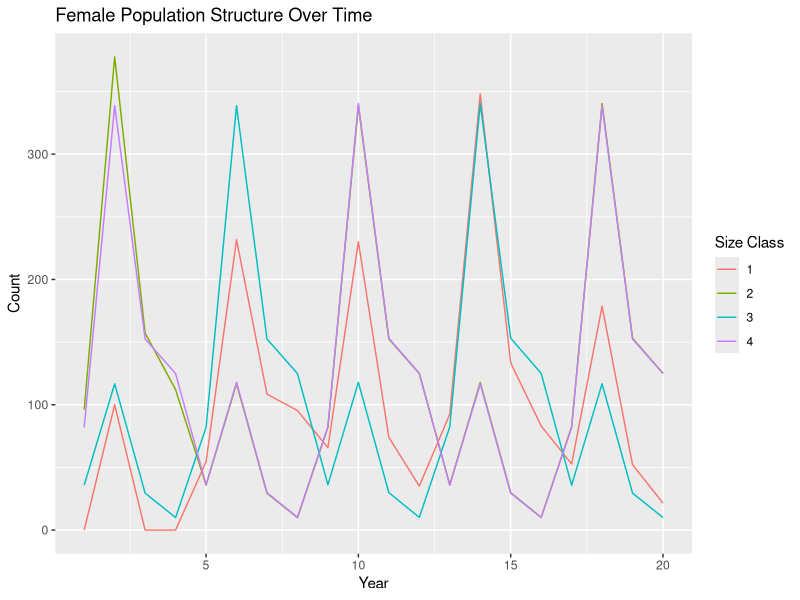
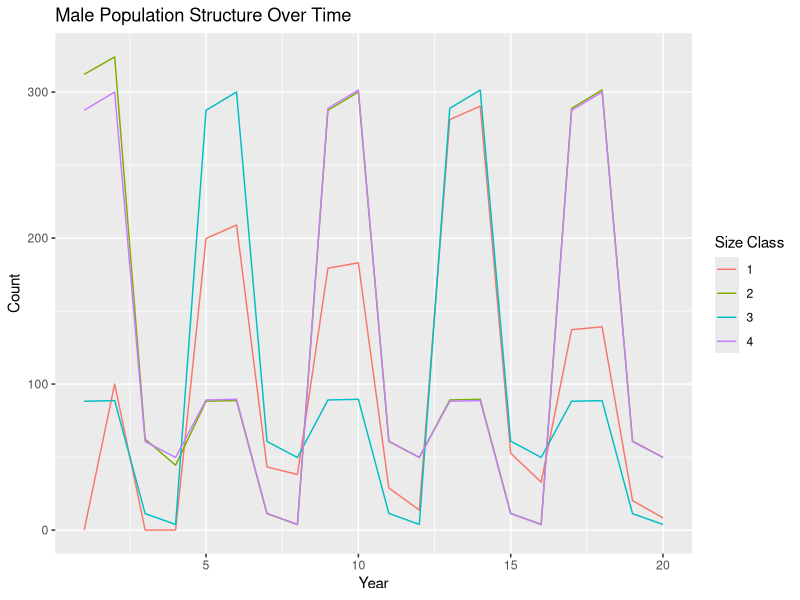
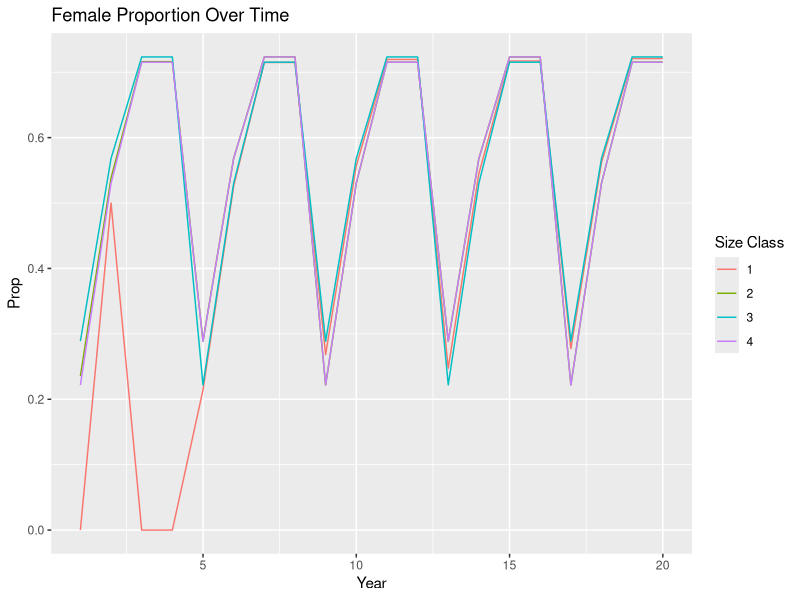

Recreate these plots in R, in order.
# Caswell matrix population model with density dependence

packages<-function(x){
  x<-as.character(match.call()[[2]])
  if (!require(x,character.only=TRUE)){
    install.packages(pkgs=x,repos="http://cran.r-project.org")
    require(x,character.only=TRUE)}}

packages(dplyr)
packages(lubridate)

# Define model parameters

years <- 20
pond_size <- 2.5 # Surface acres (adjustable)
initial_females <- 100
initial_males <- 100
initial_size_class <- 2
size_class_biomass <- c(0.350, 0.500, 1.2) # Biomass per individual for size classes 2-4
max_repro_output <- 5000

# Define stock-recruitment parameters
alpha <- 200  # Recruitment scaling factor
beta <- 0.02  # Adjust this to match density-dependent patterns
s_r_model <- "Ricker" # Define Ricker (decline at high abundance) or "B-V" Beverton-Holt (asymptotic)

# Survival Parameters (Density-dependent)
biomass_threshold <- 350 # kg per surface acre for size-0 survival reduction
survival_size1_low <- 0.10
survival_size1_high <- 0.01
survival_other_low <- 0.85
survival_other_high <- 0.7

# Transition Rates (Density-dependent)
transition_rates <- list(
  "female_2_to_3" = function(biomass) max(0.1, 0.5 - (0.4 * biomass / biomass_threshold)),
  "female_3_to_4" = function(biomass) max(0.1, 0.5 - (0.4 * biomass / biomass_threshold)),
  "male_2_to_3" = function(biomass) max(0.05, 0.3 - (0.25 * biomass / biomass_threshold)),
  "male_3_to_4" = function(biomass) max(0.1, 0.5 - (0.4 * biomass / biomass_threshold)),
  "female_1_to_2" = function(repro_output) max(0.1, 0.9 - (0.8 * repro_output / max_repro_output*pond_size)),
  "male_1_to_2" = function(repro_output) max(0.05, 0.6 - (0.55 * repro_output / max_repro_output*pond_size))
)

# S_R function

ifelse(s_r_model == "Ricker",
       recruitment <- function(B) {return(alpha * B * exp(-beta * B))}, 
       recruitment <- function(B) {return((alpha * B) / (1 + beta * B))})

# Initialize population structure
population <- list(
  females = matrix(0, nrow = years, ncol = 4),
  males = matrix(0, nrow = years, ncol = 4)
)
population$females[1, initial_size_class] <- initial_females
population$males[1, initial_size_class] <- initial_males

# Simulate population dynamics
for (t in 2:years) {
  # Calculate biomass of size classes 1-3
  total_female_biomass <- sum(population$females[t-1, 2:4] * size_class_biomass)
  total_male_biomass <- sum(population$males[t-1, 2:4] * size_class_biomass)
  total_biomass <- total_female_biomass + total_male_biomass
  
  female_biomass_sa <- total_female_biomass/pond_size
  total_biomass_sa <- total_biomass/pond_size
  
  # Determine reproductive output
  repro_output <- recruitment(female_biomass_sa)*pond_size
  
  # Apply survival rates (density-dependent)
  survival_size1 <- max(survival_size1_high, survival_size1_low - ((survival_size1_low - survival_size1_high) * (total_biomass_sa / biomass_threshold)))
  survival_other <- max(survival_other_high, survival_other_low - ((survival_other_low - survival_other_high) * (total_biomass_sa / biomass_threshold)))
  
  # Update population
  population$females[t, 1] <- as.integer(repro_output * survival_size1)
  population$males[t, 1] <- as.integer(repro_output * survival_size1)
  
  for (size in 1:4) {
    female_transition_key <- paste0("female_", size, "_to_", size+1)
    male_transition_key <- paste0("male_", size, "_to_", size+1)
    
    print(paste("Checking transition key:", female_transition_key, "Exists:", !is.null(transition_rates[[female_transition_key]])))
    print(paste("Checking transition key:", male_transition_key, "Exists:", !is.null(transition_rates[[male_transition_key]])))
    
    if (!is.null(transition_rates[[female_transition_key]]) && is.function(transition_rates[[female_transition_key]])) {
      female_transition_fn <- transition_rates[[female_transition_key]]
      print(paste("Calling function:", female_transition_key))
      transition_females <- population$females[t, size] * female_transition_fn(total_biomass_sa)
    } else {
      transition_females <- 0
      print(paste("Function missing:", female_transition_key))
    }
    
    if (!is.null(transition_rates[[male_transition_key]]) && is.function(transition_rates[[male_transition_key]])) {
      male_transition_fn <- transition_rates[[male_transition_key]]
      print(paste("Calling function:", male_transition_key))
      transition_males <- population$males[t, size] * male_transition_fn(total_biomass_sa)
    } else {
      transition_males <- 0
      print(paste("Function missing:", male_transition_key))
    }
    
    # Move transitioning individuals to the next size class
    if (size < 4) {
      population$females[t, size+1] <- transition_females
      population$males[t, size+1] <- transition_males
    }
    
    # Remaining individuals stay in current size class
    population$females[t, size] <- population$females[t, size] - transition_females
    population$males[t, size] <- population$males[t, size] - transition_males
  }
}

# Visualization
library(ggplot2)
# Convert matrix to dataframe for plotting
df_females <- data.frame(year = rep(1:years, times = 4), 
                         size_class = rep(1:4, each = years), 
                         count = as.vector(t(population$females)))  # Transpose the matrix to get proper structure

df_males <- data.frame(year = rep(1:years, times = 4), 
                       size_class = rep(1:4, each = years), 
                       count = as.vector(t(population$males))) 
df_sex_ratio <- df_females %>% 
  rename(females = count) %>% 
  inner_join(df_males 
             %>% rename(males = count), 
             by = c("year" = "year", "size_class" = "size_class")) %>%
  mutate(ratio = ifelse(males>0, females/(males+females), 0))

ggplot(df_females, aes(x = year, y = count, color = factor(size_class))) +
  geom_line() + labs(title = "Female Population Structure Over Time", x = "Year", y = "Count", color = "Size Class")

ggplot(df_males, aes(x = year, y = count, color = factor(size_class))) +
  geom_line() + labs(title = "Male Population Structure Over Time", x = "Year", y = "Count", color = "Size Class")

ggplot(df_sex_ratio, aes(x = year, y = ratio, color = factor(size_class))) +
  geom_line() + labs(title = "Female Proportion Over Time", x = "Year", y = "Prop", color = "Size Class")
